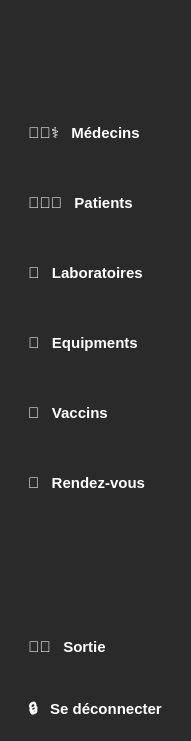
   <widget class="QWidget" name="widget_2" native="true">
    <property name="geometry">
     <rect>
      <x>0</x>
      <y>0</y>
      <width>191</width>
      <height>741</height>
     </rect>
    </property>
    <property name="styleSheet">
     <string notr="true">QWidget {
    background-color: #2a2a2a;
    border-right: 2px solid #2a2a2a;
}

QPushButton {
    background-color: #3a3a3a;
    color: #ffffff;
    border: none;
    padding: 10px;
    margin: 5px;
    border-radius: 10px;
}

QPushButton:hover {
    background-color: #4a4a4a;
}

QPushButton:pressed {
    background-color: #666666;
}

QListWidget {
    background-color: #2a2a2a;
    color: #ffffff;
    border: none;
    border-radius: 10px;
}

QListWidget::item {
    padding: 8px;
    border-radius: 10px;
}

QListWidget::item:selected {
    background-color: #4a4a4a;
}

QScrollBar:vertical {
    border: none;
    background: #2a2a2a;
    width: 8px;
    margin: 0px 0px 0px 0px;
    border-radius: 10px;
}

QScrollBar::handle:vertical {
    background: #555555;
    border-radius: 10px;
}

QScrollBar::handle:vertical:hover {
    background: #777777;
}

QScrollBar::add-line:vertical, QScrollBar::sub-line:vertical {
    border: none;
    background: none;
}
</string>
    </property>
    <widget class="QPushButton" name="pushButton_14">
     <property name="geometry">
      <rect>
       <x>30</x>
       <y>740</y>
       <width>101</width>
       <height>41</height>
      </rect>
     </property>
     <property name="styleSheet">
      <string notr="true">QPushButton {
    background-color: #2a2a2a;
    color: #ffffff;
    border: 2px solid #2a2a2a;
    padding: 10px;
    margin: 6px;
    border-radius: 12px;
    font-size: 15px;
    font-weight: bold;
    text-transform: uppercase;
    transition: all 0.3s ease-in-out;
}

QPushButton:hover {
    background-color: #606060;
    border-color: #777777;
}

QPushButton:pressed {
    background-color: #787878;
    border-color: #909090;
}

QPushButton:disabled {
    background-color: #353535;
    color: #ffffff;
    border-color: #444444;
}
</string>
     </property>
     <property name="text">
      <string/>
     </property>
     <property name="icon">
      <iconset>
       <normaloff>:/new/prefix1/icons/close_4942745.png</normaloff>:/new/prefix1/icons/close_4942745.png</iconset>
     </property>
     <property name="checkable">
      <bool>true</bool>
     </property>
     <property name="autoExclusive">
      <bool>true</bool>
     </property>
    </widget>
    <widget class="QWidget" name="layoutWidget">
     <property name="geometry">
      <rect>
       <x>10</x>
       <y>90</y>
       <width>171</width>
       <height>441</height>
      </rect>
     </property>
     <layout class="QVBoxLayout" name="verticalLayout_2">
      <property name="spacing">
       <number>0</number>
      </property>
      <item alignment="Qt::AlignmentFlag::AlignLeft">
       <widget class="QPushButton" name="btnmedecin">
        <property name="styleSheet">
         <string notr="true">QPushButton {
    background-color: #2a2a2a;
    color: #ffffff;
    border: 2px solid #2a2a2a;
    padding: 10px;
    margin: 6px;
    border-radius: 12px;
    font-size: 15px;
    font-weight: bold;
    transition: all 0.3s ease-in-out;
}

QPushButton:hover {
    background-color: #606060;
    border-color: #777777;
}

QPushButton:pressed {
    background-color: #787878;
    border-color: #909090;
}

QPushButton:disabled {
    background-color: #353535;
    color: #ffffff;
    border-color: #444444;
}
</string>
        </property>
        <property name="text">
         <string>👨🏻‍⚕️   Médecins</string>
        </property>
        <property name="icon">
         <iconset>
          <normaloff>:/new/prefix1/icons/medical_14816722.png</normaloff>:/new/prefix1/icons/medical_14816722.png</iconset>
        </property>
        <property name="checkable">
         <bool>true</bool>
        </property>
        <property name="autoExclusive">
         <bool>true</bool>
        </property>
       </widget>
      </item>
      <item alignment="Qt::AlignmentFlag::AlignLeft">
       <widget class="QPushButton" name="btnpatient">
        <property name="styleSheet">
         <string notr="true">QPushButton {
    background-color: #2a2a2a;
    color: #ffffff;
    border: 2px solid #2a2a2a;
    padding: 10px;
    margin: 6px;
    border-radius: 12px;
    font-size: 15px;
    font-weight: bold;
    transition: all 0.3s ease-in-out;
}

QPushButton:hover {
    background-color: #606060;
    border-color: #777777;
}

QPushButton:pressed {
    background-color: #787878;
    border-color: #909090;
}

QPushButton:disabled {
    background-color: #353535;
    color: #ffffff;
    border-color: #444444;
}
</string>
        </property>
        <property name="text">
         <string>👨🏻‍💼   Patients</string>
        </property>
        <property name="icon">
         <iconset>
          <normaloff>:/new/prefix1/icons/calendar_7155182.png</normaloff>:/new/prefix1/icons/calendar_7155182.png</iconset>
        </property>
        <property name="checkable">
         <bool>true</bool>
        </property>
        <property name="autoExclusive">
         <bool>true</bool>
        </property>
       </widget>
      </item>
      <item alignment="Qt::AlignmentFlag::AlignLeft">
       <widget class="QPushButton" name="btnlabo">
        <property name="styleSheet">
         <string notr="true">QPushButton {
    background-color: #2a2a2a;
    color: #ffffff;
    border: 2px solid #2a2a2a;
    padding: 10px;
    margin: 6px;
    border-radius: 12px;
    font-size: 15px;
    font-weight: bold;
    transition: all 0.3s ease-in-out;
}

QPushButton:hover {
    background-color: #606060;
    border-color: #777777;
}

QPushButton:pressed {
    background-color: #787878;
    border-color: #909090;
}

QPushButton:disabled {
    background-color: #353535;
    color: #ffffff;
    border-color: #444444;
}
</string>
        </property>
        <property name="text">
         <string>🏥   Laboratoires</string>
        </property>
        <property name="icon">
         <iconset>
          <normaloff>:/new/prefix1/icons/pin_6218489.png</normaloff>:/new/prefix1/icons/pin_6218489.png</iconset>
        </property>
        <property name="checkable">
         <bool>true</bool>
        </property>
        <property name="autoExclusive">
         <bool>true</bool>
        </property>
       </widget>
      </item>
      <item alignment="Qt::AlignmentFlag::AlignLeft">
       <widget class="QPushButton" name="btnequiprmrnt">
        <property name="styleSheet">
         <string notr="true">QPushButton {
    background-color: #2a2a2a;
    color: #ffffff;
    border: 2px solid #2a2a2a;
    padding: 10px;
    margin: 6px;
    border-radius: 12px;
    font-size: 15px;
    font-weight: bold;
    transition: all 0.3s ease-in-out;
}

QPushButton:hover {
    background-color: #606060;
    border-color: #777777;
}

QPushButton:pressed {
    background-color: #787878;
    border-color: #909090;
}

QPushButton:disabled {
    background-color: #353535;
    color: #ffffff;
    border-color: #444444;
}
</string>
        </property>
        <property name="text">
         <string>🔬   Equipments</string>
        </property>
        <property name="icon">
         <iconset>
          <normaloff>:/new/prefix1/icons/inject_7369584.png</normaloff>:/new/prefix1/icons/inject_7369584.png</iconset>
        </property>
        <property name="checkable">
         <bool>true</bool>
        </property>
        <property name="autoExclusive">
         <bool>true</bool>
        </property>
       </widget>
      </item>
      <item alignment="Qt::AlignmentFlag::AlignLeft">
       <widget class="QPushButton" name="btnvaccins">
        <property name="styleSheet">
         <string notr="true">QPushButton {
    background-color: #2a2a2a;
    color: #ffffff;
    border: 2px solid #2a2a2a;
    padding: 10px;
    margin: 6px;
    border-radius: 12px;
    font-size: 15px;
    font-weight: bold;
    transition: all 0.3s ease-in-out;
}

QPushButton:hover {
    background-color: #606060;
    border-color: #777777;
}

QPushButton:pressed {
    background-color: #787878;
    border-color: #909090;
}

QPushButton:disabled {
    background-color: #353535;
    color: #ffffff;
    border-color: #444444;
}
</string>
        </property>
        <property name="text">
         <string>💉   Vaccins</string>
        </property>
        <property name="icon">
         <iconset>
          <normaloff>:/new/prefix1/icons/microscope_10864084.png</normaloff>:/new/prefix1/icons/microscope_10864084.png</iconset>
        </property>
        <property name="checkable">
         <bool>true</bool>
        </property>
        <property name="autoExclusive">
         <bool>true</bool>
        </property>
       </widget>
      </item>
      <item alignment="Qt::AlignmentFlag::AlignLeft">
       <widget class="QPushButton" name="btnrendezv">
        <property name="styleSheet">
         <string notr="true">QPushButton {
    background-color: #2a2a2a;
    color: #ffffff;
    border: 2px solid #2a2a2a;
    padding: 10px;
    margin: 6px;
    border-radius: 12px;
    font-size: 15px;
    font-weight: bold;
    transition: all 0.3s ease-in-out;
}

QPushButton:hover {
    background-color: #606060;
    border-color: #777777;
}

QPushButton:pressed {
    background-color: #787878;
    border-color: #909090;
}

QPushButton:disabled {
    background-color: #353535;
    color: #ffffff;
    border-color: #444444;
}
</string>
        </property>
        <property name="text">
         <string>⏰   Rendez-vous</string>
        </property>
        <property name="icon">
         <iconset>
          <normaloff>:/new/prefix1/icons/microscope_4131002.png</normaloff>:/new/prefix1/icons/microscope_4131002.png</iconset>
        </property>
        <property name="checkable">
         <bool>true</bool>
        </property>
        <property name="autoExclusive">
         <bool>true</bool>
        </property>
       </widget>
      </item>
     </layout>
    </widget>
    <widget class="QLabel" name="label_2">
     <property name="geometry">
      <rect>
       <x>0</x>
       <y>0</y>
       <width>81</width>
       <height>71</height>
      </rect>
     </property>
     <property name="text">
      <string/>
     </property>
     <property name="pixmap">
      <pixmap resource="resources.qrc">:/icons/chahed_bhima-removebg-preview.png</pixmap>
     </property>
     <property name="scaledContents">
      <bool>true</bool>
     </property>
    </widget>
    <widget class="QLabel" name="label_8">
     <property name="geometry">
      <rect>
       <x>80</x>
       <y>20</y>
       <width>111</width>
       <height>41</height>
      </rect>
     </property>
     <property name="text">
      <string/>
     </property>
     <property name="pixmap">
      <pixmap resource="resources.qrc">:/icons/44298757-c475-4d62-8415-e4d92b1b761b-removebg-preview.png</pixmap>
     </property>
     <property name="scaledContents">
      <bool>true</bool>
     </property>
    </widget>
    <widget class="QWidget" name="layoutWidget">
     <property name="geometry">
      <rect>
       <x>10</x>
       <y>620</y>
       <width>181</width>
       <height>121</height>
      </rect>
     </property>
     <layout class="QVBoxLayout" name="verticalLayout">
      <item alignment="Qt::AlignmentFlag::AlignLeft">
       <widget class="QPushButton" name="exit">
        <property name="styleSheet">
         <string notr="true">QPushButton {
    background-color: #2a2a2a;
    color: #ffffff;
    border: 2px solid #2a2a2a;
    padding: 10px;
    margin: 6px;
    border-radius: 12px;
    font-size: 15px;
    font-weight: bold;
    transition: all 0.3s ease-in-out;
}

QPushButton:hover {
    background-color: #606060;
    border-color: #777777;
}

QPushButton:pressed {
    background-color: #787878;
    border-color: #909090;
}

QPushButton:disabled {
    background-color: #353535;
    color: #ffffff;
    border-color: #444444;
}
</string>
        </property>
        <property name="text">
         <string>👋🏻   Sortie</string>
        </property>
        <property name="icon">
         <iconset>
          <normaloff>:/new/prefix1/icons/microscope_4131002.png</normaloff>:/new/prefix1/icons/microscope_4131002.png</iconset>
        </property>
        <property name="checkable">
         <bool>true</bool>
        </property>
        <property name="autoExclusive">
         <bool>true</bool>
        </property>
       </widget>
      </item>
      <item alignment="Qt::AlignmentFlag::AlignLeft">
       <widget class="QPushButton" name="btnrendezv_2">
        <property name="styleSheet">
         <string notr="true">QPushButton {
    background-color: #2a2a2a;
    color: #ffffff;
    border: 2px solid #2a2a2a;
    padding: 10px;
    margin: 6px;
    border-radius: 12px;
    font-size: 15px;
    font-weight: bold;
    transition: all 0.3s ease-in-out;
}

QPushButton:hover {
    background-color: #606060;
    border-color: #777777;
}

QPushButton:pressed {
    background-color: #787878;
    border-color: #909090;
}

QPushButton:disabled {
    background-color: #353535;
    color: #ffffff;
    border-color: #444444;
}
</string>
        </property>
        <property name="text">
         <string>🔒   Se déconnecter</string>
        </property>
        <property name="icon">
         <iconset>
          <normaloff>:/new/prefix1/icons/microscope_4131002.png</normaloff>:/new/prefix1/icons/microscope_4131002.png</iconset>
        </property>
        <property name="checkable">
         <bool>true</bool>
        </property>
        <property name="autoExclusive">
         <bool>true</bool>
        </property>
       </widget>
      </item>
     </layout>
    </widget>
   </widget>
